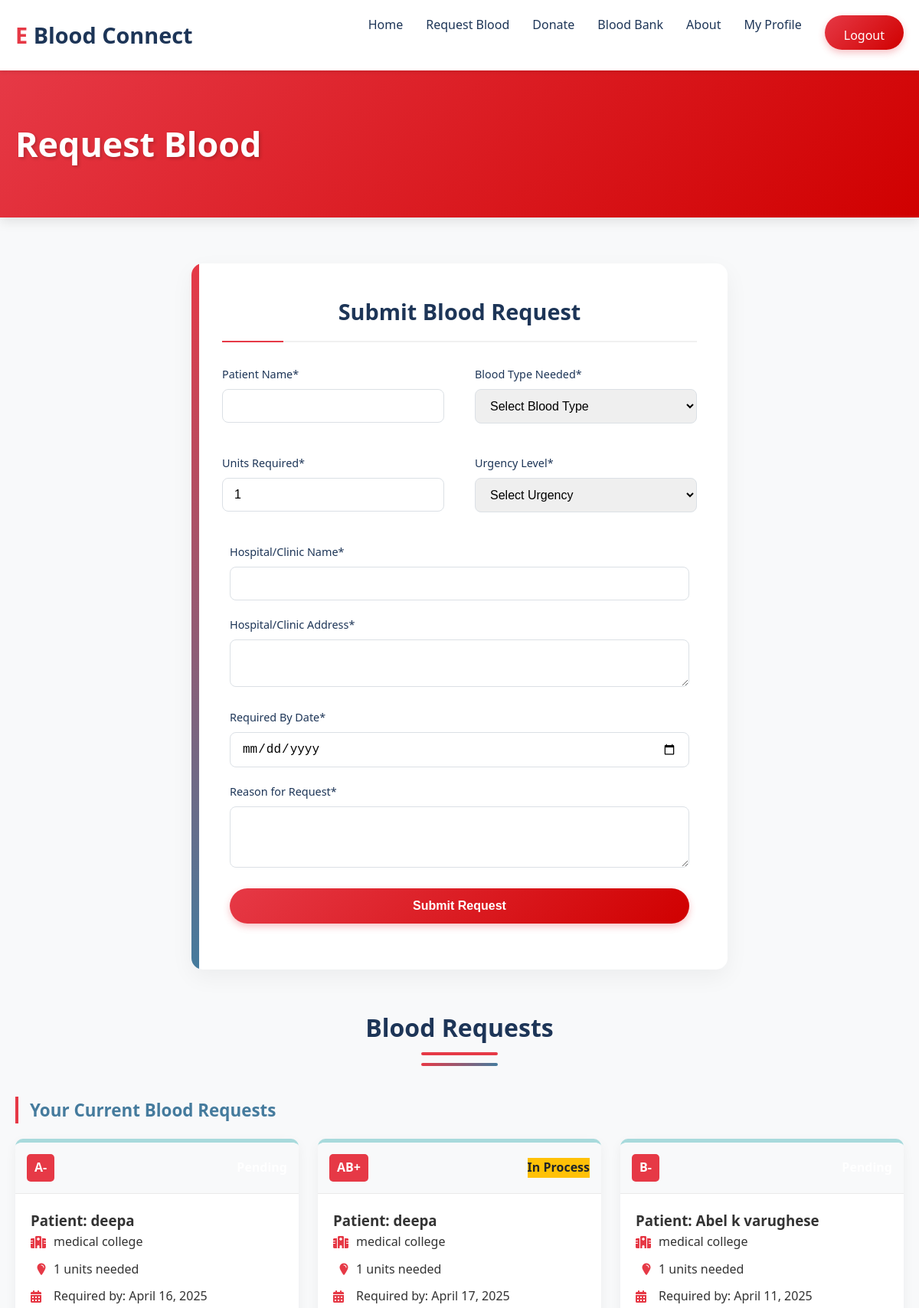
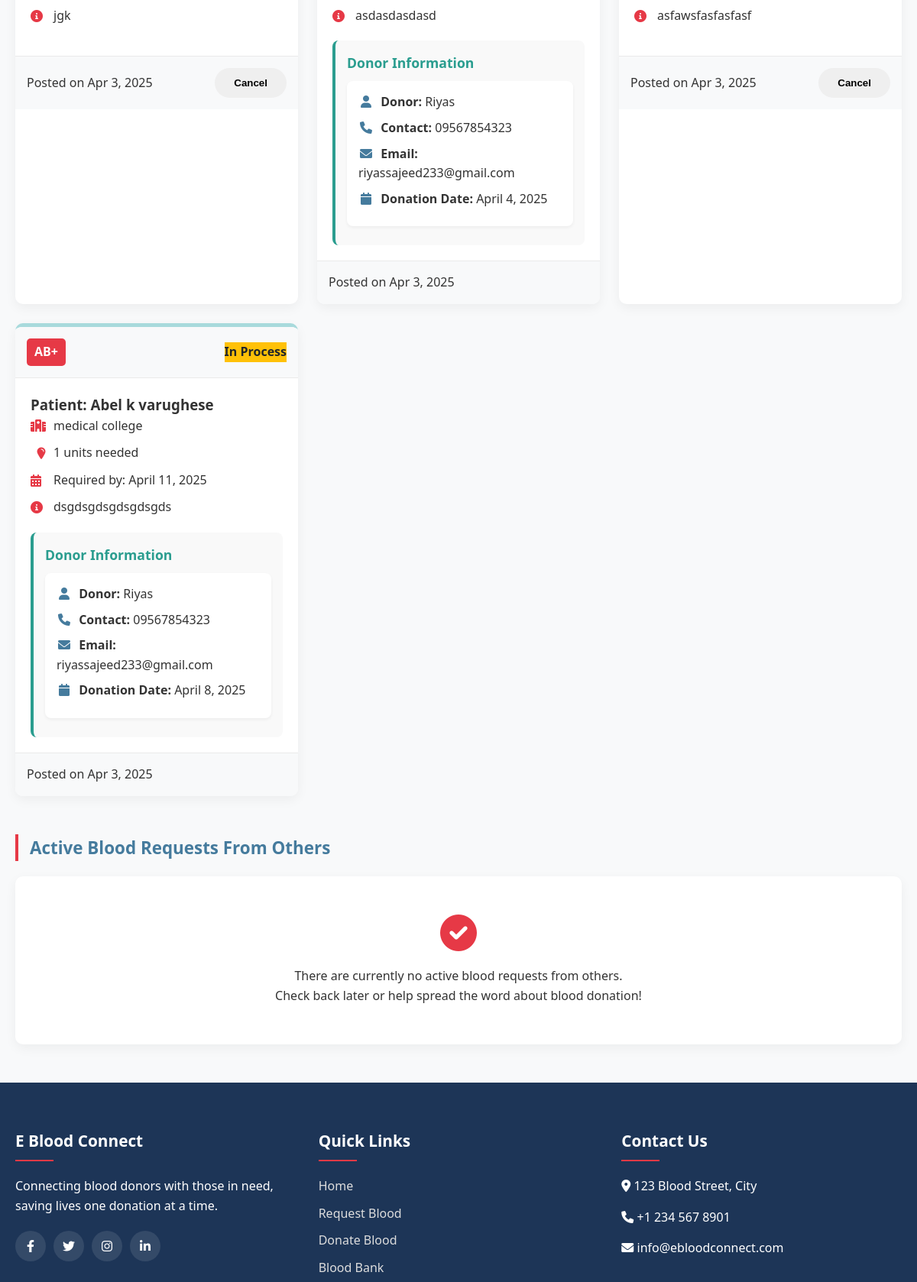
The app's page /request_blood.php (signed in, upper part) with its own data (2 pictures, top to bottom).
### tables this page shows
CREATE TABLE IF NOT EXISTS `blood_requests` (
  `id` int NOT NULL AUTO_INCREMENT,
  `user_id` int NOT NULL,
  `patient_name` varchar(100) NOT NULL,
  `blood_type` enum('A+','A-','B+','B-','AB+','AB-','O+','O-') NOT NULL,
  `units` int NOT NULL,
  `hospital` varchar(100) NOT NULL,
  `hospital_address` text NOT NULL,
  `urgency` enum('critical','urgent','standard') NOT NULL,
  `required_date` date NOT NULL,
  `reason` text NOT NULL,
  `status` enum('pending','in_process','completed','rejected') DEFAULT 'pending',
  `created_at` timestamp NULL DEFAULT CURRENT_TIMESTAMP,
  `updated_at` timestamp NULL DEFAULT CURRENT_TIMESTAMP ON UPDATE CURRENT_TIMESTAMP,
  PRIMARY KEY (`id`),
  KEY `user_id` (`user_id`)
);

CREATE TABLE IF NOT EXISTS `blood_donations` (
  `id` int NOT NULL AUTO_INCREMENT,
  `donor_id` int NOT NULL,
  `request_id` int DEFAULT NULL,
  `blood_type` enum('A+','A-','B+','B-','AB+','AB-','O+','O-') NOT NULL,
  `units` int NOT NULL,
  `donation_date` date NOT NULL,
  `donation_type` enum('direct','bloodbank') NOT NULL,
  `status` enum('pending','approved','rejected','completed') DEFAULT 'pending',
  `created_at` timestamp NULL DEFAULT CURRENT_TIMESTAMP,
  `updated_at` timestamp NULL DEFAULT CURRENT_TIMESTAMP ON UPDATE CURRENT_TIMESTAMP,
  PRIMARY KEY (`id`),
  KEY `donor_id` (`donor_id`),
  KEY `request_id` (`request_id`)
);

CREATE TABLE IF NOT EXISTS `users` (
  `id` int NOT NULL AUTO_INCREMENT,
  `full_name` varchar(100) NOT NULL,
  `email` varchar(100) NOT NULL,
  `password` varchar(255) NOT NULL,
  `phone` varchar(20) NOT NULL,
  `blood_type` enum('A+','A-','B+','B-','AB+','AB-','O+','O-') NOT NULL,
  `gender` enum('Male','Female','Other') NOT NULL,
  `dob` date NOT NULL,
  `address` text NOT NULL,
  `medical_conditions` text,
  `is_admin` tinyint(1) DEFAULT '0',
  `created_at` timestamp NULL DEFAULT CURRENT_TIMESTAMP,
  `updated_at` timestamp NULL DEFAULT CURRENT_TIMESTAMP ON UPDATE CURRENT_TIMESTAMP,
  PRIMARY KEY (`id`),
  UNIQUE KEY `email` (`email`)
);

### includes/db.php (called while the page is built, shortened)
<?php
$host = 'localhost';
$dbname = 'ebloodconnect';
$username = 'root';
$password = '';
try {
    $db = new PDO("mysql:host=$host;dbname=$dbname", $username, $password);
    $db->setAttribute(PDO::ATTR_ERRMODE, PDO::ERRMODE_EXCEPTION);
    $db->setAttribute(PDO::ATTR_DEFAULT_FETCH_MODE, PDO::FETCH_ASSOC);
} catch(PDOException $e) {
    die("Connection failed: " . $e->getMessage());
}
function executeQuery($sql, $params = []) {
    global $db;
    try {
        $stmt = $db->prepare($sql);
        $stmt->execute($params);
        return $stmt;
    } catch(PDOException $e) {
        die("Query failed: " . $e->getMessage());
    }
}
function fetchAll($sql, $params = []) {
    $stmt = executeQuery($sql, $params);
    return $stmt->fetchAll();
}
?>

### request_blood.php (the view, shortened to what this page needs)
<?php
require_once 'includes/db.php';
$currentRequests = array();
if (isset($_SESSION['user_id'])) {
    $userRequestsSql = "SELECT * FROM blood_requests
                      WHERE user_id = ?
                      ORDER BY created_at DESC";
    $currentRequests = fetchAll($userRequestsSql, [$_SESSION['user_id']]);
    foreach ($currentRequests as $key => $request) {
        if ($request['status'] === 'in_process') {
            $donorSql = "SELECT bd.*, u.full_name as donor_name, u.phone as donor_phone, u.email as donor_email
                        FROM blood_donations bd
                        JOIN users u ON bd.donor_id = u.id
                        WHERE bd.request_id = ? AND bd.status = 'pending'
                        ORDER BY bd.created_at DESC";
            $donorDetails = fetchAll($donorSql, [$request['id']]);
            $currentRequests[$key]['donor_details'] = $donorDetails;
        }
    }
}
$sql = "SELECT DISTINCT br.id, br.*, u.full_name as requester_name, u.phone as requester_phone
        FROM blood_requests br
        JOIN users u ON br.user_id = u.id
        WHERE br.status = 'pending' AND br.user_id != ?
        GROUP BY br.id
        ORDER BY
          CASE
            WHEN br.urgency = 'critical' THEN 1
            WHEN br.urgency = 'urgent' THEN 2
            ELSE 3
          END,
          br.created_at DESC";
$bloodRequests = fetchAll($sql, [$_SESSION['user_id']]);
?>
<!DOCTYPE html>
<html lang="en">
<head>
    <link rel="stylesheet" href="css/style.css">
    <link rel="stylesheet" href="https://cdnjs.cloudflare.com/ajax/libs/font-awesome/6.0.0-beta3/css/all.min.css">
    <link rel="stylesheet" href="https://cdnjs.cloudflare.com/ajax/libs/animate.css/4.1.1/animate.min.css">
</head>
<body>
    <?php include 'includes/header.php'; ?>
    <div class="page-banner animate-fadeIn">
        <div class="container">
            <h1 class="animate-fadeInUp">Request Blood</h1>
        </div>
    </div>
    <div class="container">
        <div class="form-container animate-fadeInUp">
            <h2 class="form-title">Submit Blood Request</h2>
            <form id="request-form" action="<?php echo htmlspecialchars($_SERVER["PHP_SELF"]); ?>" method="post">
                <div class="form-row">
                    <div class="form-group">
                        <label for="patient_name">Patient Name*</label>
                        <input type="text" id="patient_name" name="patient_name" class="form-control" value="<?php echo isset($_POST['patient_name']) ? htmlspecialchars($_POST['patient_name']) : ''; ?>" required>
                    </div>
                    <div class="form-group">
                        <label for="blood_type">Blood Type Needed*</label>
                        <select id="blood_type" name="blood_type" class="form-control" required>
                            <option value="">Select Blood Type</option>
                        </select>
                    </div>
                </div>
                <div class="form-row">
                    <div class="form-group">
                        <label for="units">Units Required*</label>
                        <input type="number" id="units" name="units" min="1" class="form-control" value="<?php echo isset($_POST['units']) ? htmlspecialchars($_POST['units']) : '1'; ?>" required>
                    </div>
                    <div class="form-group">
                        <label for="urgency">Urgency Level*</label>
                        <select id="urgency" name="urgency" class="form-control" required>
                            <option value="">Select Urgency</option>
                        </select>
                    </div>
                </div>
                <div class="form-group">
                    <label for="hospital">Hospital/Clinic Name*</label>
                    <input type="text" id="hospital" name="hospital" class="form-control" value="<?php echo isset($_POST['hospital']) ? htmlspecialchars($_POST['hospital']) : ''; ?>" required>
                </div>
                <div class="form-group">
                    <label for="hospital_address">Hospital/Clinic Address*</label>
                    <textarea id="hospital_address" name="hospital_address" class="form-control" rows="2" required><?php echo isset($_POST['hospital_address']) ? htmlspecialchars($_POST['hospital_address']) : ''; ?></textarea>
                </div>
                <div class="form-group">
                    <label for="required_date">Required By Date*</label>
                    <input type="date" id="required_date" name="required_date" class="form-control" value="<?php echo isset($_POST['required_date']) ? htmlspecialchars($_POST['required_date']) : ''; ?>" required>
                </div>
                <div class="form-group">
                    <label for="reason">Reason for Request*</label>
                    <textarea id="reason" name="reason" class="form-control" rows="3" required><?php echo isset($_POST['reason']) ? htmlspecialchars($_POST['reason']) : ''; ?></textarea>
                </div>
                <div class="form-group">
                    <button type="submit" class="btn primary-btn" style="width: 100%;">Submit Request</button>
                </div>
            </form>
        </div>
        <section id="blood-requests" class="animate-section">
            <h2 class="section-title">Blood Requests</h2>
            <div class="section-divider"></div>
            <div class="user-requests-section">
                <h3 class="subsection-title">Your Current Blood Requests</h3>
                <?php if (empty($currentRequests)): ?>
                    <div class="no-requests-message">
                        <i class="fas fa-info-circle no-requests-icon"></i>
                        <p>You don't have any active blood requests.</p>
                        <p>Need blood? Submit a request using the form above.</p>
                    </div>
                <?php else: ?>
                    <div class="blood-requests-grid">
                        <?php foreach ($currentRequests as $request): ?>
                            <div class="request-card">
                                <div class="request-header">
                                    <div class="blood-type-badge"><?php echo htmlspecialchars($request['blood_type']); ?></div>
                                    <?php if ($request['status'] === 'pending'): ?>
                                        <div class="status-badge pending">Pending</div>
                                    <?php elseif ($request['status'] === 'in_process'): ?>
                                        <div class="status-badge in-process">In Process</div>
                                    <?php elseif ($request['status'] === 'completed'): ?>
                                        <div class="status-badge completed">Completed</div>
                                    <?php elseif ($request['status'] === 'rejected'): ?>
                                        <div class="status-badge rejected">Rejected</div>
                                    <?php endif; ?>
                                </div>
                                <div class="request-body">
                                    <h3>Patient: <?php echo htmlspecialchars($request['patient_name']); ?></h3>
                                    <div class="request-info">
                                        <p><i class="fas fa-hospital"></i> <?php echo htmlspecialchars($request['hospital']); ?></p>
                                        <p><i class="fas fa-tint"></i> <?php echo htmlspecialchars($request['units']); ?> units needed</p>
                                        <p><i class="fas fa-calendar-alt"></i> Required by: <?php echo date('F j, Y', strtotime($request['required_date'])); ?></p>
                                        <p><i class="fas fa-info-circle"></i> <?php echo htmlspecialchars($request['reason']); ?></p>
                                    </div>
                                    <?php if ($request['status'] === 'in_process' && isset($request['donor_details']) && !empty($request['donor_details'])): ?>
                                        <div class="donor-details">
                                            <h4 class="section-subtitle">Donor Information</h4>
                                            <?php foreach ($request['donor_details'] as $donor): ?>
                                                <div class="donor-card">
                                                    <p><i class="fas fa-user"></i> <strong>Donor:</strong> <?php echo htmlspecialchars($donor['donor_name']); ?></p>
                                                    <p><i class="fas fa-phone"></i> <strong>Contact:</strong> <?php echo htmlspecialchars($donor['donor_phone']); ?></p>
                                                    <p><i class="fas fa-envelope"></i> <strong>Email:</strong> <?php echo htmlspecialchars($donor['donor_email']); ?></p>
                                                    <p><i class="fas fa-calendar"></i> <strong>Donation Date:</strong> <?php echo date('F j, Y', strtotime($donor['donation_date'])); ?></p>
                                                </div>
                                            <?php endforeach; ?>
                                        </div>
                                    <?php endif; ?>
                                </div>
                                <div class="request-footer">
                                    <span class="request-date">Posted on <?php echo date('M j, Y', strtotime($request['created_at'])); ?></span>
                                    <div class="request-actions">
                                        <?php if ($request['status'] === 'pending'): ?>
                                            <form action="request_blood.php" method="post" onsubmit="return confirm('Are you sure you want to cancel this request?');">
                                                <button type="submit" class="btn danger-btn btn-sm">Cancel</button>
                                            </form>
                                        <?php endif; ?>
                                    </div>
                                </div>
                            </div>
                        <?php endforeach; ?>
                    </div>
                <?php endif; ?>
            </div>
            <div class="other-requests-section">
                <h3 class="subsection-title">Active Blood Requests From Others</h3>
                <?php
                if(empty($bloodRequests)):
                ?>
                <div class="no-requests-message">
                    <i class="fas fa-check-circle no-requests-icon"></i>
                    <p>There are currently no active blood requests from others.</p>
                    <p>Check back later or help spread the word about blood donation!</p>
                </div>
                <?php endif; ?>
            </div>
        </section>
    </div>
    <?php include 'includes/footer.php'; ?>
</body>
</html>

### css/style.css (style rules this page uses)
:root { --primary-color: #e63946; --secondary-color: #457b9d; --dark-color: #1d3557; --light-color: #f1faee; --danger-color: #d62828; --success-color: #2a9d8f; --box-shadow: 0 5px 15px rgba(0, 0, 0, 0.1); }
* { margin: 0; padding: 0; box-sizing: border-box; }
body { font-family: 'Segoe UI', Tahoma, Geneva, Verdana, sans-serif; line-height: 1.6; background-color: #f8f9fa; color: #333; }
.container { max-width: 1200px; margin: 0 auto; padding: 0 20px; }
.btn { display: inline-block; padding: 12px 25px; border-radius: 30px; transition: all 0.3s ease; font-weight: 600; cursor: pointer; text-align: center; border: none; }
.primary-btn { background-color: var(--primary-color); color: white; }
.section-title { text-align: center; margin-bottom: 40px; font-size: 2.5rem; color: var(--dark-color); position: relative; padding-bottom: 10px; }
.section-title::after { content: ''; position: absolute; bottom: 0; left: 50%; transform: translateX(-50%); width: 100px; height: 4px; background: var(--primary-color); border-radius: 2px; }
.form-container { max-width: 700px; margin: 60px auto; padding: 30px; background-color: white; border-radius: 10px; box-shadow: var(--box-shadow); }
.form-title { text-align: center; margin-bottom: 30px; color: var(--dark-color); }
.form-group { margin-bottom: 20px; }
.form-group label { display: block; margin-bottom: 8px; font-weight: 500; }
.form-control { width: 100%; padding: 12px 15px; border: 1px solid #ddd; border-radius: 5px; font-size: 1rem; transition: all 0.3s ease; }
.form-row { display: flex; gap: 20px; }
.form-row .form-group { flex: 1; }
.request-card { background-color: white; border-radius: 10px; box-shadow: var(--box-shadow); overflow: hidden; transition: all 0.3s ease; }
.request-header { padding: 15px 20px; background-color: var(--primary-color); color: white; font-weight: 600; display: flex; justify-content: space-between; align-items: center; }
.request-body { padding: 20px; }
.request-info { margin-bottom: 20px; }
.request-info p { margin-bottom: 10px; display: flex; align-items: center; }
.request-info i { margin-right: 10px; color: var(--primary-color); width: 20px; }
.request-footer { padding: 15px 20px; background-color: #f8f9fa; display: flex; justify-content: space-between; align-items: center; }
.blood-type-badge { background-color: var(--primary-color); color: white; padding: 5px 15px; border-radius: 20px; font-weight: 600; font-size: 1.2rem; }

### records on screen
blood_requests: blood_type "A-", patient_name "deepa", hospital "medical college", units "1", required_date "April 16, 2025", reason "jgk", created_at "Apr 3, 2025"
blood_requests: blood_type "AB+", status "In Process", patient_name "deepa", hospital "medical college", units "1", required_date "April 17, 2025", reason "asdasdasdasd", created_at "Apr 3, 2025"
blood_donations: users.full_name "Riyas", users.phone "09567854323", users.email "riyassajeed233@gmail.com", donation_date "April 4, 2025"
blood_requests: blood_type "B-", patient_name "Abel k varughese", hospital "medical college", units "1", required_date "April 11, 2025", reason "asfawsfasfasfasf", created_at "Apr 3, 2025"
blood_requests: blood_type "AB+", status "In Process", patient_name "Abel k varughese", hospital "medical college", units "1", required_date "April 11, 2025", reason "dsgdsgdsgdsgdsgds", created_at "Apr 3, 2025"
blood_donations: users.full_name "Riyas", users.phone "09567854323", users.email "riyassajeed233@gmail.com", donation_date "April 8, 2025"
